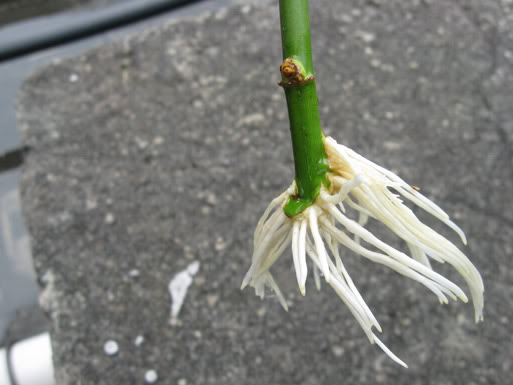
#> input picture gulkok.jpg, 513 x 385 px
$ python adaptive_thresholding.py
#> lines starting #> are read from the running program, lines starting #| are printed output that depends on the picture
import numpy as np
import cv2

image = cv2.imread("gulkok.jpg")
#> image is the input picture: shape (385, 513, 3); mean B, G, R 120.5, 125.8, 124.3


image = cv2.cvtColor(image, cv2.COLOR_BGR2GRAY)
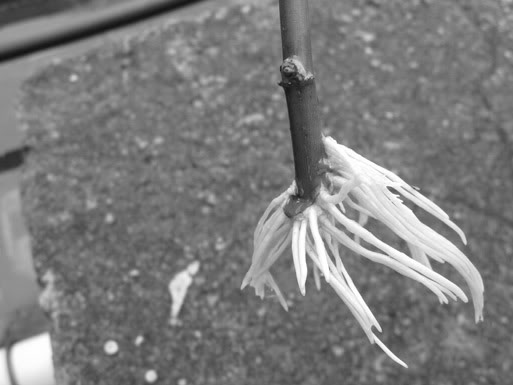
#> image: shape (385, 513); min 18, max 255, mean 124.8
blurred = cv2.GaussianBlur(image, (5, 5), 0)
cv2.imshow("Image", image)
#> (the run stopped early here; a loop or call above may not have finished)
